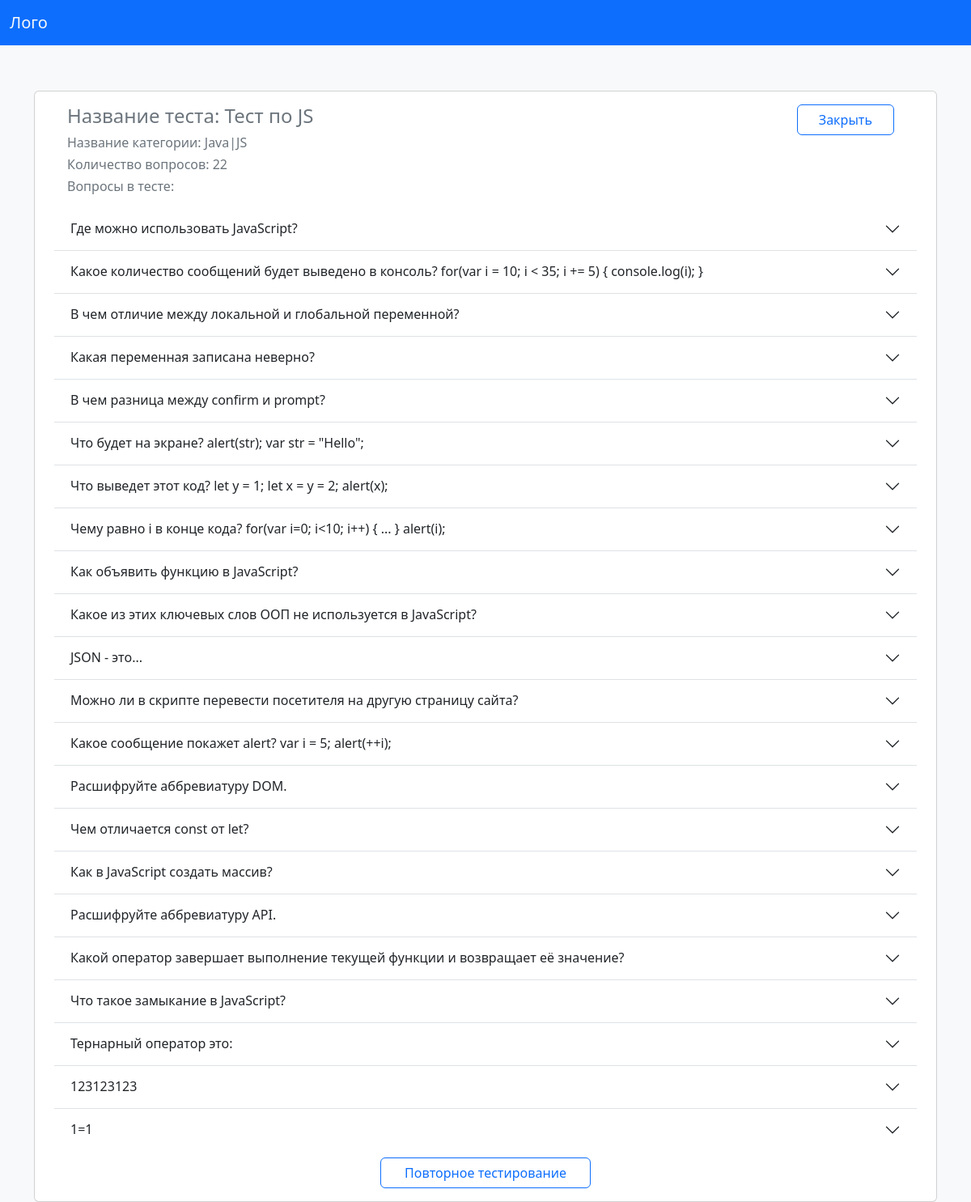
Screenshot of /testAdmin/1 with the database file from the repository.
### WebTest/models.py (models this page shows, shortened)
class List_test(models.Model):
    name = models.CharField(max_length=35,verbose_name="Название теста")
    category =  models.ForeignKey(Category,on_delete=models.CASCADE,verbose_name="Категория теста")
    time_start = models.DateTimeField(verbose_name="Время начало теста")
    time_end = models.DateTimeField(verbose_name="Время окончания теста")
    count_answer = models.IntegerField(verbose_name="Кол-во вопросов в тесте")
    class Meta:
        verbose_name="Тест"
        verbose_name_plural="Тесты"

class Category(models.Model):
    name = models.CharField(max_length=35,verbose_name="Название категории",)
    class Meta:
        verbose_name="Категории"
        verbose_name_plural="Категории"

class Question(models.Model):
    ltest_id = models.ForeignKey(List_test,on_delete=models.CASCADE,verbose_name="Название теста")
    question =  models.TextField(max_length=1500,verbose_name="Вопрос")
    answer1 =  models.TextField(max_length=1500,verbose_name="Ответ 1")
    answer2 =  models.TextField(max_length=1500,verbose_name="Ответ 2")
    answer3 =  models.TextField(max_length=1500,verbose_name="Ответ 3")
    answer4 =  models.TextField(max_length=1500,verbose_name="Ответ 4")
    trueAnswer=  models.CharField(max_length=20,verbose_name="Номер правильного ответа")
    class Meta:
        verbose_name="Вопрос"
        verbose_name_plural="Вопросы"

### WebTest/views.py (the view)
# urls.py: path('testAdmin/<int:idTest>',TestAdmin,name='testAdmin'),
def TestAdmin(request, idTest):
    test = List_test.objects.get(id=idTest)
    question = Question.objects.filter(ltest_id=test.id)
    category = Category.objects.get(id=test.category.id)
    countQuestion =question.count()
    data = {'question': question,
            'test': test, 'category': category,"countQuestion":countQuestion}
    return render(request, "TestAdmin.html", data)

### WebTest/templates/TestAdmin.html (shortened to what this page needs)
<html>
<head>
    {% load static %}
    <link rel="stylesheet" href={% static "bootstrap-5.3.0-alpha1-dist/css/bootstrap.css" %}>
</head>
<nav class="navbar navbar-expand-lg navbar-light bg-primary">
    <div class="container-fluid">
        <a class="navbar-brand text-light " href="{% url 'main' %}">Лого</a>
    </div>
</nav>
<body class="bg-light">
    <div class="container justify-content-center pt-5 mt-2 text-secondary">
        <div class="container pt-2 card ">
            <div class="row pt-2 mx-3">
                <div class="col-12 col-sm-6 ">
                    <h4>Название теста: {{test.name}}</h4>
                </div>
                <div class="col-12 col-sm-6 ">
                    <div class="container">
                        <a class="btn btn-outline-primary w-25 float-lg-end " type="button" href="{% url 'admin:index' %}"> Закрыть
                        </a>
                    </div>
                </div>
            </div>
            <div class="row mx-3">
                <div class="col-12">
                    <h6>Название категории: {{category.name}}</h6>
                </div>
            </div>
            <div class="row mx-3">
                <div class="col-12">
                    <h6>Количество вопросов: {{countQuestion}}</h6>
                </div>
            </div>
            <div class="row  mx-3">
                <div class="col-12">
                    <h6>Вопросы в тесте:</h6>
                </div>
            </div>
            <div class="container">
                <div class="row">
                    <div class="col-12 pt-2 col-md-12 col-sm-12">
                        <div class="accordion accordion-flush" id="accordionFlushExample">
                            {% for test in question %}
                            <div class="accordion-item">
                                <h2 class="accordion-header" id="flush-heading{{test.id}}">
                                    <button class="accordion-button collapsed " type="button" data-bs-toggle="collapse"
                                        data-bs-target="#flush-collapse{{test.id}}" aria-expanded="false"
                                        aria-controls="flush-collapse{{test.id}}">
                                        {{test.question}}
                                    </button>
                                </h2>
                            </div>
                            {% endfor %}
                        </div>
                    </div>
                </div>
                <div class="row">
                    <div class="col-12 pt-2 col-md-12 col-sm-12">
                        <div class="container text-center mb-3">
                            <a class="btn btn-outline-primary w-25 " type="button" href="index.html"> Повторное
                                тестирование </a>
                        </div>
                    </div>
                </div>
            </div>
        </div>
    </div>
</body>
</html>

### rows the page displays
List_test: name "Тест по JS"
Category: name "Java|JS"
Question: question "Где можно использовать JavaScript?"
Question: question "Какое количество сообщений будет выведено в консоль? for(var i = 10; i < 35; i += 5) { console.log(i); }"
Question: question "В чем отличие между локальной и глобальной переменной?"
Question: question "Какая переменная записана неверно?"
Question: question "В чем разница между confirm и prompt?"
Question: question "Что будет на экране? alert(str); var str = \"Hello\";"
Question: question "Что выведет этот код? let y = 1; let x = y = 2; alert(x);"
Question: question "Чему равно i в конце кода? for(var i=0; i<10; i++) { ... } alert(i);"
Question: question "Как объявить функцию в JavaScript?"
Question: question "Какое из этих ключевых слов ООП не используется в JavaScript?"
Question: question "JSON - это..."
Question: question "Можно ли в скрипте перевести посетителя на другую страницу сайта?"
Question: question "Какое сообщение покажет alert? var i = 5; alert(++i);"
Question: question "Расшифруйте аббревиатуру DOM."
Question: question "Чем отличается const от let?"
Question: question "Как в JavaScript создать массив?"
Question: question "Расшифруйте аббревиатуру API."
Question: question "Какой оператор завершает выполнение текущей функции и возвращает её значение?"
Question: question "Что такое замыкание в JavaScript?"
Question: question "Тернарный оператор это:"
Question: question "123123123"
Question: question "1=1"

### other values shown
{{ countQuestion }} "22"
